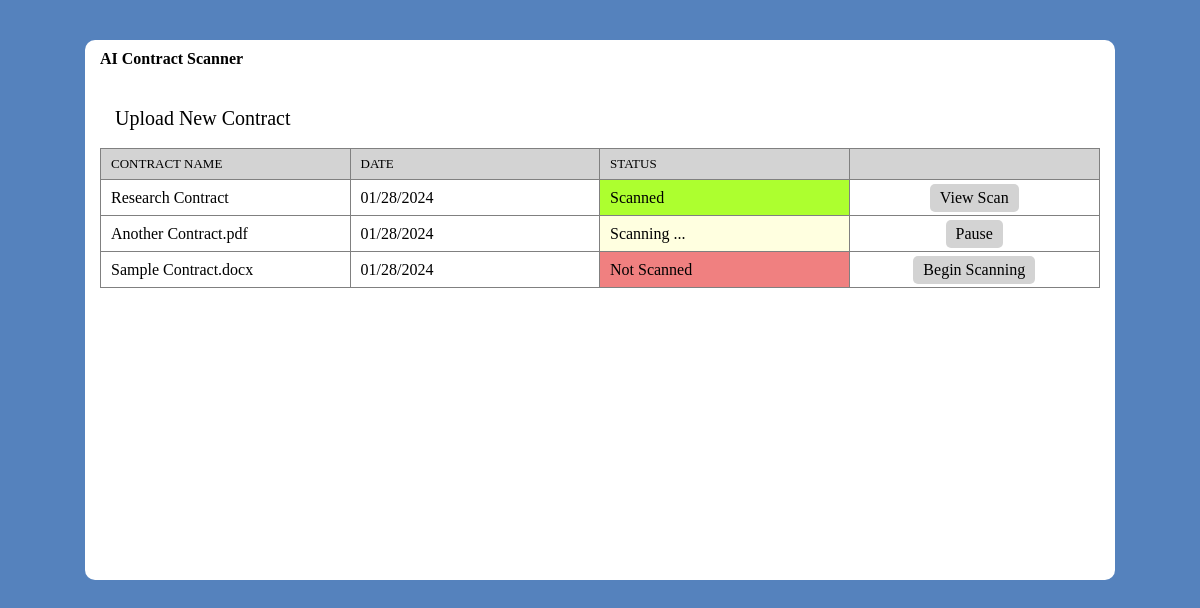
The page / on the database its author committed.
### ai_contract_review/models.py (models this page shows, shortened)
class Contract(models.Model):
    filename = models.CharField(max_length=200)
    upload_date = models.DateTimeField("date uploaded")
    status = models.PositiveSmallIntegerField()
    def get_data_status(self):
        status_dict = {
            1: "not-scanned",
            2: "scanning",
            3: "scanned",
        }
        return status_dict[self.status]
    def get_status_text(self):
        status_dict = {
            1: "Not Scanned",
            2: "Scanning ...",
            3: "Scanned",
        }
        return status_dict[self.status]
    def get_button_text(self):
        status_dict = {
            1: "Begin Scanning",
            2: "Pause",
            3: "View Scan",
        }
        return status_dict[self.status]

### ai_contract_review/views.py (the view)
# urls.py: path("", views.index, name="index")
def index(request):
    contract_list = Contract.objects.order_by("-upload_date")
    context = {"contract_list": contract_list}
    return render(request, "ai_contract_review/index.html", context)

### ai_contract_review/templates/ai_contract_review/index.html (shortened to what this page needs)
<html>
    <head>
        <link href="index.css" rel="stylesheet">
    </head>
    <body>
        <div id="main_content" class="flex-box">
            <div class="widget">
                <div class="header">
                    <div class="title">AI Contract Scanner</div>
                </div>
                <div class="upload-button" onclick="document.getElementById('contract_upload').click();">
                    Upload New Contract
                </div>
                <div class="table">
                    <div class="row table-header">
                        <div class="cell" data-col="name">
                            Contract Name
                        </div>
                        <div class="cell" data-col="date">
                            Date
                        </div>
                        <div class="cell" data-col="status">
                            Status
                        </div>
                        <div class="action" data-col="action">
                        </div>
                    </div>
                    {% if contract_list %}
                        {% for contract in contract_list %}
                        <div class="row" data-status={{ contract.get_data_status }}>
                            <div class="cell" data-col="name">
                                {{ contract.filename }}
                            </div>
                            <div class="cell" data-col="date">
                                01/28/2024
                            </div>
                            <div class="cell" data-col="status">
                                {{ contract.get_status_text }}
                            </div>
                            <div class="cell" data-col="action">
                                <div class="badge">
                                    {{ contract.get_button_text }}
                                </div>
                            </div>
                        </div>
                        {% endfor %}
                    {% endif %}
                </div>
            </div>
        </div>
    </body>
</html>

### ai_contract_review/templates/ai_contract_review/index.html (style rules this page uses)
body { margin: 0; background-color: rgb(85, 130, 189); user-select: none; }
#main_content { margin: 40px; display: flex; justify-content: center; }
.widget { border-radius: 10px; background-color: white; height: 50%; padding: 10px 15px 30px; width: 1000px; height: 500px; }
.widget .header { margin-bottom: 20px; }
.widget .header .title { font-weight: bold; }
.upload-button { height: 60px; font-size: 20px; line-height: 60px; padding-left: 15px; cursor: pointer; }
.table { border: 1px solid gray; }
.table .row { height: 35px; display: grid; grid-template-columns: 25% 25% 25% 25%; }
.table .row:not(:last-of-type) { border-bottom: 1px solid gray; }
.table .row.table-header { height: 30px; background-color: lightgray; text-transform: uppercase; font-size: 13px; }
.table .row .cell { display: flex; align-items: center; padding: 0 10px; }
.table .row .cell:not(:last-of-type) { border-right: 1px solid gray; }
.table .row .cell[data-col='action'] { justify-content: center; }
.table .row[data-status='scanned'] .cell[data-col='status'] { background-color: greenyellow; }
.table .row[data-status='scanning'] .cell[data-col='status'] { background-color: lightyellow; }
.table .row[data-status='not-scanned'] .cell[data-col='status'] { background-color: lightcoral; }
.badge { background-color: lightgray; border-radius: 5px; padding: 5px 10px; cursor: pointer; }
.row[data-status='not-scanned'] .badge { animation-name: begin-scanning; animation-duration: 0.8s; animation-iteration-count: infinite; animation-direction: alternate; }

### rows shown on the page
Contract: filename "Research Contract", get_status_text "Scanned", get_button_text "View Scan"
Contract: filename "Another Contract.pdf", get_status_text "Scanning ...", get_button_text "Pause"
Contract: filename "Sample Contract.docx", get_status_text "Not Scanned", get_button_text "Begin Scanning"
